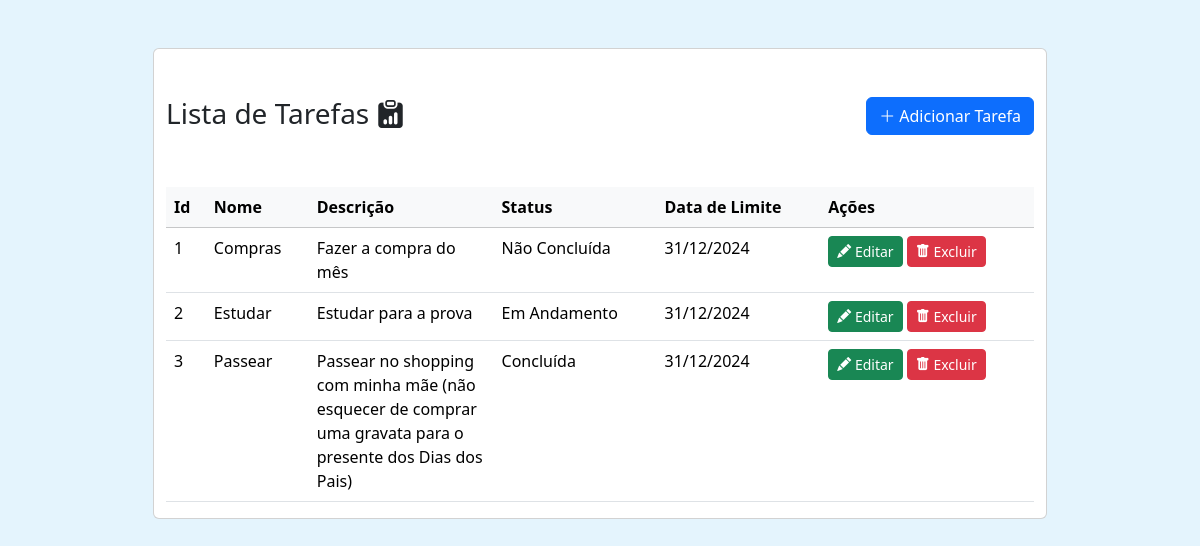
The page / on the database its author committed.
### tables this page shows
CREATE TABLE `tarefas` (
  `id` bigint(20) UNSIGNED NOT NULL,
  `nome` varchar(255) NOT NULL,
  `descricao` varchar(255) NOT NULL,
  `situacao` int(11) NOT NULL,
  `data_limite` date NOT NULL
);

### index.php (the view, shortened to what this page needs)
<?php
require_once("conexao.php");
$sql = "SELECT * FROM tarefas";
$tarefas = mysqli_query($conn, $sql);
function Converter($status) {
    if ($status == 0) {
        return "Não Concluída";
    } elseif ($status == 1) {
        return  "Em Andamento";
    } else {
        return "Concluída";
    }
}
?>
<!DOCTYPE html>
<html lang="br">
<head>
    <link href="https://cdn.jsdelivr.net/npm/bootstrap@5.3.3/dist/css/bootstrap.min.css" rel="stylesheet">
    <link rel="stylesheet" href="https://cdn.jsdelivr.net/npm/bootstrap-icons@1.11.3/font/bootstrap-icons.min.css">
    <link rel="stylesheet" href="./css/index.css">
</head>
<body>
    <div class="row d-flex justify-content-center mt-5">
        <div class="col-md-9">
            <div class="card">
                    <div class="container mt-5">
                    <h3>
                        Lista de Tarefas <i class="bi bi-clipboard-data-fill"></i>
                        <a href="tarefa-create.php" class="btn btn-primary float-end"><i class="bi bi-plus-lg"></i> Adicionar Tarefa</a>
                    </h3>
                    </div>
                    <div class="container mt-5">
                        <table class="table table-hover">
                            <thead class="table-light">
                                <tr>
                                    <th>Id</th>
                                    <th>Nome</th>
                                    <th>Descrição</th>
                                    <th>Status</th>
                                    <th>Data de Limite</th>
                                    <th>Ações</th>
                                </tr>
                            </thead>
                            <tbody>
                                <?php foreach ($tarefas as $tarefa): ?>
                                    <tr>
                                        <td><?php echo $tarefa['id']; ?></td>
                                        <td><?php echo $tarefa['nome']; ?></td>
                                        <td style="max-width: 150px; line-break: auto;"><?php echo $tarefa['descricao']; ?></td>
                                        <td><?php echo Converter($tarefa['situacao']); ?></td>
                                        <td><?php echo date('d/m/Y', strtotime($tarefa['data_limite'])); ?></td>
                                        <td>
                                            <a href="tarefa-edit.php?id=<?=$tarefa['id']?>" class="btn btn-success btn-sm"><i class="bi bi-pencil-fill"></i> Editar</a>
                                            <form action="acoes.php" method="POST" class="d-inline">
                                                <button onclick="return confirm('Tem certeza que deseja excluir?')" name="delete_tarefa" type="submit" value="<?=$tarefa['id']?>" class="btn btn-danger btn-sm"><i class="bi bi-trash-fill"></i> Excluir</button>
                                            </form>
                                        </td>
                                    </tr>
                                <?php endforeach; ?>
                            </tbody>
                        </table>
                    </div>
            </div>
        </div>
    </div>
</body>
</html>

### css/index.css (style rules this page uses)
body { background-color: #e4f4fd; }

### rows shown on the page
tarefas: id "1", nome "Compras", descricao "Fazer a compra do mês", situacao "Não Concluída", data_limite "31/12/2024"
tarefas: id "2", nome "Estudar", descricao "Estudar para a prova", situacao "Em Andamento", data_limite "31/12/2024"
tarefas: id "3", nome "Passear", descricao "Passear no shopping com minha mãe (não esquecer de comprar uma gravata para o presente dos Dias dos Pais)", situacao "Concluída", data_limite "31/12/2024"
